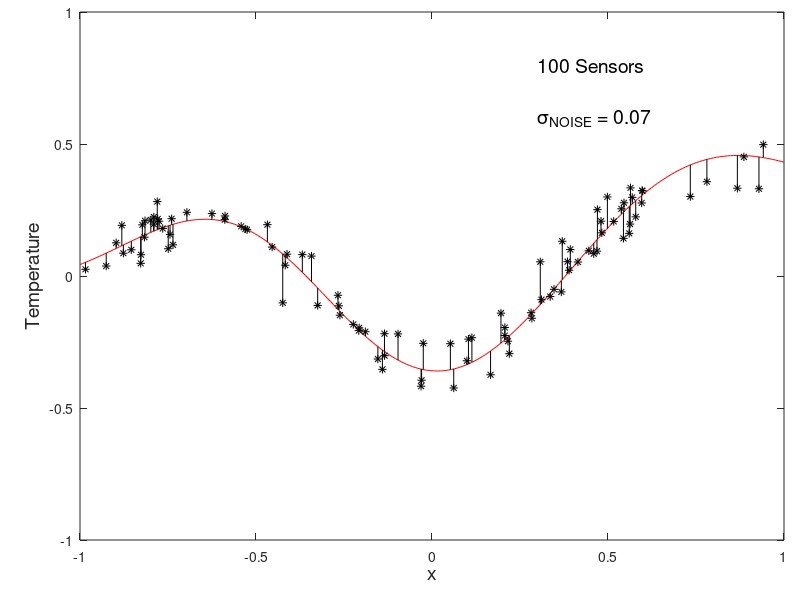

Recreate this plot in MATLAB.
%plotSensorData1D
load DataClean1D % xClean yClean zzClean
load DataSensors1D % xSensor ySensor zClean zMess noiseLevel FunctionType doEquispaced
 
fontAxis = 14;
fig = figure(1);
subplot('Position',[0.1 0.1 0.88 0.88])
plot(xClean, zzClean,'r');

hold on;
nSensors = length(xSensor);
for i=1:nSensors
    x = xSensor(i);
    y = ySensor;
    z = zMess(i);
    c = zClean(i);
    plot([x x], [c z],'k');
    %plot(x, c,'ro'); 
    plot(x,z,'k*');
end

text(0.3, 0.8,  sprintf('%i Sensors',nSensors), 'FontSize',fontAxis);
text(0.3, 0.6,  sprintf('\\sigma_N_O_I_S_E = %3.2f',noiseLevel), 'FontSize',fontAxis);
xlabel('x','FontSize',fontAxis);
ylabel('Temperature','FontSize',fontAxis);
axis([-1 1 -1 1]);
hold off;
